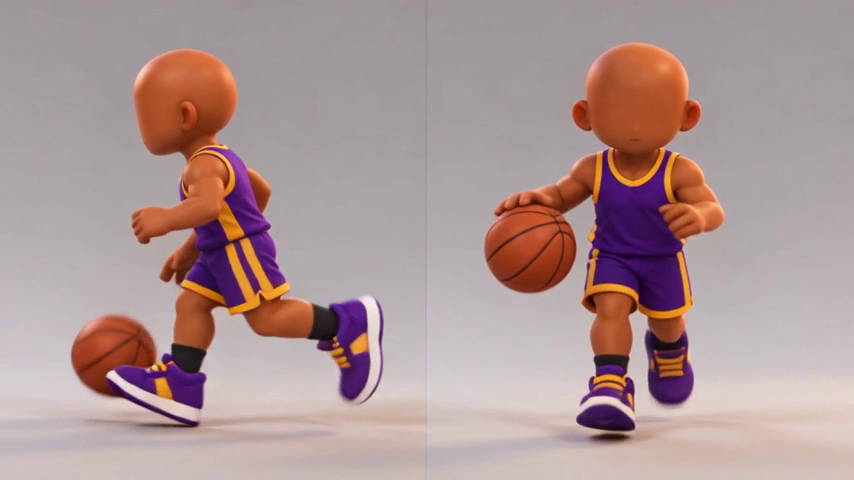
#> input picture frame 14 of tools/rig/mixamo/arms.mp4, 854 x 480 px, given in place of run_dribble2.mp4, which was not available
$ python balltrack.py
#> lines starting #> are read from the running program, lines starting #| are printed output that depends on the picture; after the words box and inside, x2 and y2 are one past the last pixel; in counts of white or black regions, pixels touching at a corner belong together; pictures that were not available may be replaced by others from this repository, and a replacement may not be noted
import cv2, numpy as np, json
cap = cv2.VideoCapture('ref/run_dribble2.mp4'); out = []; i = 0; prev = None
while True:
    ok, fr = cap.read()
#> fr is the input picture: shape (480, 854, 3); mean B, G, R 149.1, 150, 173.2
    if not ok: break
    hsv = cv2.cvtColor(fr, cv2.COLOR_BGR2HSV)
#> hsv: shape (480, 854, 3); mean H, S, V 90.5, 51.1, 174.6
    om = cv2.inRange(hsv, (3, 140, 80), (18, 255, 235)) > 0
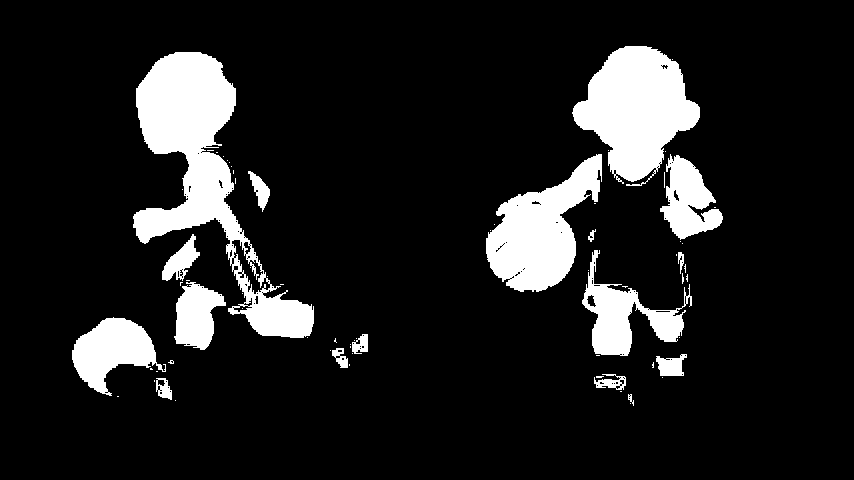
#> om: shape (480, 854) bool; 12.5% white; 71 white regions (54 under 20 px), largest, box (x1, y1, x2, y2) and area: (133, 52, 314, 338) 16122, (572, 46, 700, 186) 10629, (486, 154, 602, 292) 8357
    g = cv2.GaussianBlur(cv2.cvtColor(fr, cv2.COLOR_BGR2GRAY), (5, 5), 1.5)
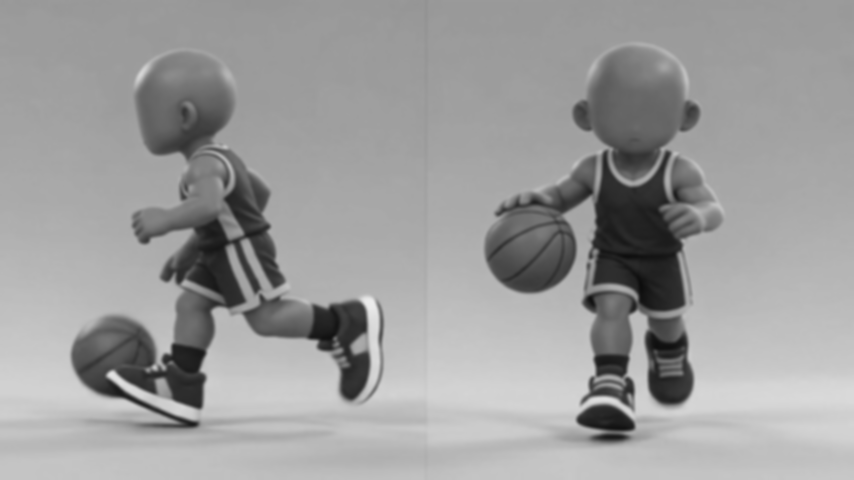
#> g: shape (480, 854); min 13, max 236, mean 156.6
    cs = cv2.HoughCircles(g, cv2.HOUGH_GRADIENT, dp=1.2, minDist=20, param1=90, param2=18, minRadius=34, maxRadius=56)
#> cs = 39 rows, first 8: [529.8, 247.8, 45.64], [636.6, 100.2, 53.92], [185.4, 102.6, 51.28], [112.2, 354.6, 40.48], [609, 333, 43.36], [220.2, 252.6, 55.24], [637.8, 335.4, 47.32], [328.2, 361.8, 51.28]
    best = None
    if cs is not None:
        yy, xx = np.mgrid[0:fr.shape[0], 0:fr.shape[1]]
        for x, y, r in cs[0][:40]:
            if y < 170: continue                     # the head is round and orange too
            disk = (xx - x) ** 2 + (yy - y) ** 2 < (r * 0.8) ** 2
            frac = om[disk].mean() if disk.any() else 0
            cont = 1 if prev is None else np.exp(-np.hypot(x - prev[0], y - prev[1]) / 90)
            sc = frac * (0.3 + cont)
            if best is None or sc > best[0]: best = (sc, x, y, r, frac)
#> this loop made 39 passes
#> (x, y, r, frac, sc, best) on pass 1: (529.8, 247.8, 45.64, 0.993, 1.29, (1.29, 529.8, 247.8, 45.64, 0.993))
#> (x, y, r, frac, sc) on passes 4 to 9: (112.2, 354.6, 40.48, 0.813, 1.06), (609, 333, 43.36, 0.536, 0.696), (220.2, 252.6, 55.24, 0.35, 0.454), (637.8, 335.4, 47.32, 0.502, 0.653), (328.2, 361.8, 51.28, 0.0878, 0.114), (220.2, 185.4, 36.76, 0.677, 0.88)
#> pass 1, `disk = (xx - x) ** 2 + (yy - y) ** 2 < (r * 0.8) ** 2`:
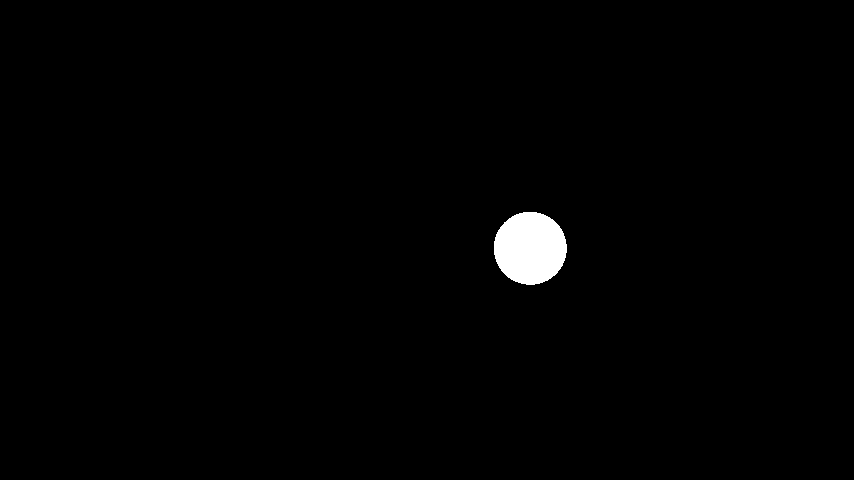
#> disk: shape (480, 854) bool; 1% white; 1 white region, box (x1, y1, x2, y2) and area: (494, 212, 567, 285) 4186
    if best and best[4] > 0.5: prev = (best[1], best[2]); out.append([i, float(best[1]), float(best[2]), float(best[3]), float(best[4])])
#> after `prev = (best[1], best[2])`: prev = (529.8, 247.8)
    else: out.append([i, None, None, None, 0])
    i += 1
json.dump(out, open('ball.json', 'w'))
ys = np.array([o[2] if o[2] is not None else np.nan for o in out]); rs = np.array([o[3] if o[3] else np.nan for o in out])
print('found', np.isfinite(ys).sum(), '/', i, 'radius med', np.nanmedian(rs), 'p10/p90', np.nanpercentile(rs, [10, 90]))
print(' '.join(f'{k}:{int(ys[k]) if np.isfinite(ys[k]) else -1}' for k in range(0, 90)))

$ run again, starting later in the video
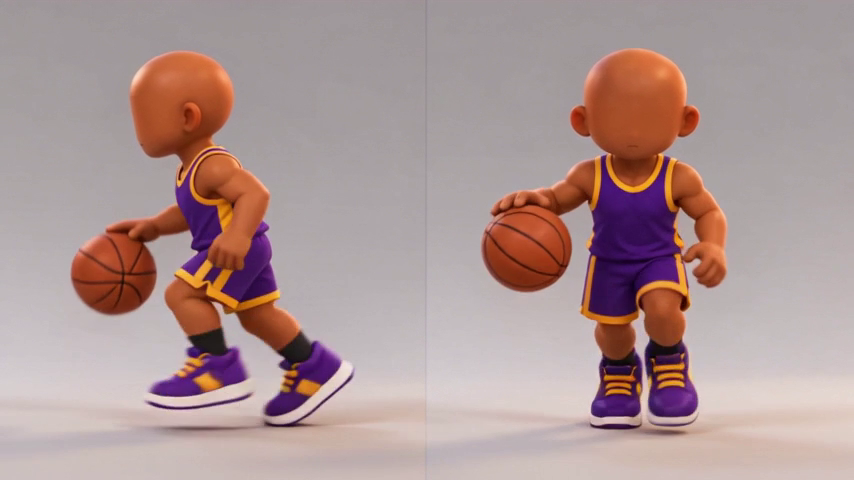
#> input picture frame 116 of tools/rig/mixamo/arms.mp4, 854 x 480 px, given in place of run_dribble2.mp4, which was not available
#> fr is the input picture: shape (480, 854, 3); mean B, G, R 148.5, 149.9, 173
#> hsv: shape (480, 854, 3); mean H, S, V 82.1, 51.3, 174.3
#> `om = cv2.inRange(hsv, (3, 140, 80), (18, 255, 235)) > 0`:
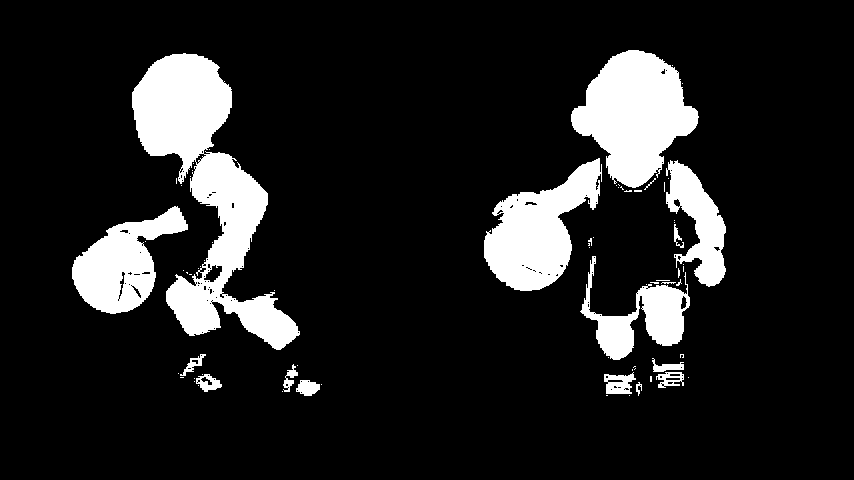
#> om: shape (480, 854) bool; 13.1% white; 73 white regions (56 under 20 px), largest, box (x1, y1, x2, y2) and area: (132, 53, 300, 350) 18618, (571, 50, 699, 188) 10652, (484, 158, 602, 291) 8201
#> cs = 47 rows, first 8: [113.4, 273, 41.92], [526.2, 247.8, 44.56], [180.6, 102.6, 49.96], [639, 103.8, 53.92], [547.8, 228.6, 46], [667.8, 232.2, 55.24], [65.4, 275.4, 55.24], [281.4, 367.8, 55.24]
#> the loop `for x, y, r in cs[0][:40]:` made 40 passes
#> (x, y, r, frac, sc, best) on passes 1 to 2: (113.4, 273, 41.92, 0.971, 1.26, (1.26, 113.4, 273, 41.92, 0.971)), (526.2, 247.8, 44.56, 0.996, 1.29, (1.29, 526.2, 247.8, 44.56, 0.996))
#> pass 1, `disk = (xx - x) ** 2 + (yy - y) ** 2 < (r * 0.8) ** 2`:
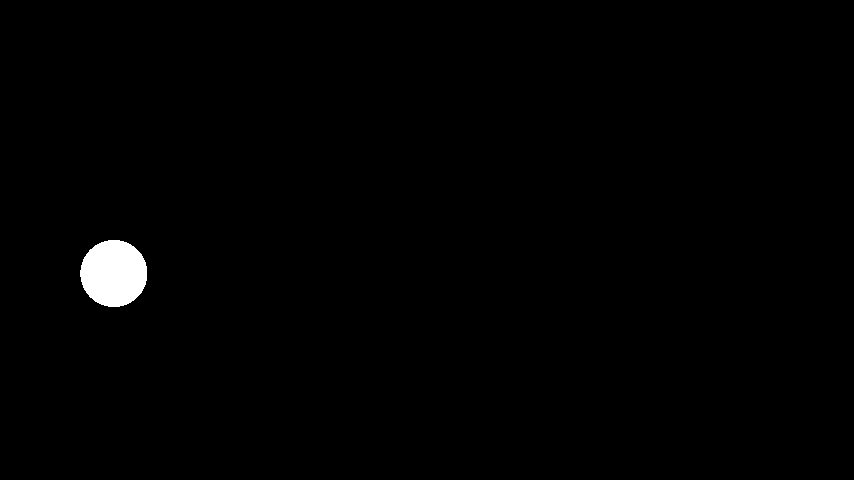
#> disk: shape (480, 854) bool; 0.86% white; 1 white region, box (x1, y1, x2, y2) and area: (80, 240, 147, 307) 3533
#> prev = (526.2, 247.8)
